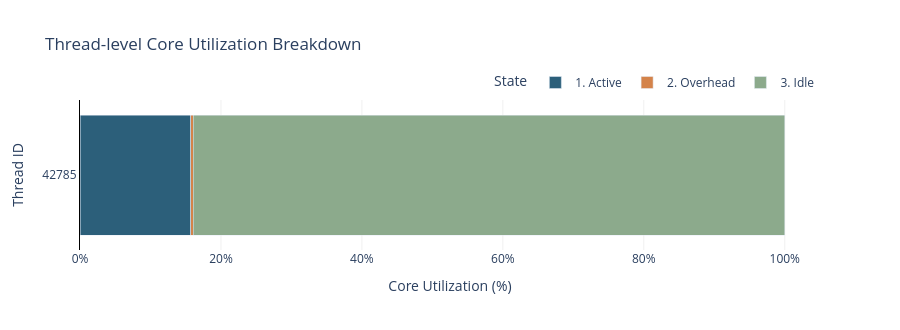

The cell this chart's notebook holds for it:
### Markdown cell above
## 二、 核心资源利用效率分析 (Efficiency Breakdown)

本图表将单核独占的物理时间归一化为 **100%**，并切分为三个互斥状态：
1. **Active (有效功)**: 真正的算法产出时间占比。
2. **Sched Overhead (调度开销)**: 全路径（Wake+Pack+Post+Sleep）的非生产性耗时总和。
3. **Wait/Idle (空闲气泡)**: 核心处于 `cv_wait` 状态，等待任务流或同步信号的时间。

### Code cell
import re
import plotly.express as px
import pandas as pd

def draw_thread_analysis_mixed(df_raw, df_jobs):
    """
    修正版：
    1. 利用率堆叠柱状图：横向 (Horizontal)
    2. 额外开销小提琴图：纵向 (Vertical)
    """
    if df_jobs.empty:
        print("数据为空")
        return

    # --- 1. 数据准备：利用率百分比 ---
    wall_clock = df_raw['t_us'].max() - df_raw['t_us'].min()
    thread_res = []

    for tid in df_jobs['tid'].unique():
        sub = df_jobs[df_jobs['tid'] == tid]
        active_time = sub['algo_us'].sum()
        overhead_time = sub['total_extra_us'].sum()
        # Idle = 总时间 - (算法时间 + 调度总开销)
        idle_time = max(0, wall_clock - (active_time + overhead_time))

        thread_res.append({"tid": tid, "State": "1. Active", "Value": (active_time / wall_clock) * 100})
        thread_res.append({"tid": tid, "State": "2. Overhead", "Value": (overhead_time / wall_clock) * 100})
        thread_res.append({"tid": tid, "State": "3. Idle", "Value": (idle_time / wall_clock) * 100})

    df_util = pd.DataFrame(thread_res)
    # 线程号自然排序 (T0, T1, T2...)
    tids_sorted = sorted(df_jobs["tid"].unique(), key=lambda x: int(re.findall(r'\d+', str(x))[0]))

    # --- 2. 绘制【横向】堆叠利用率图 ---
    fig_util = px.bar(
        df_util,
        x="Value",        # X轴是百分比数值
        y="tid",          # Y轴是线程ID
        color="State",
        orientation='h',  # 横向
        category_orders={"tid": tids_sorted},
        color_discrete_map={
            "1. Active": PLA["Active"],
            "2. Overhead": PLA["Overhead"],
            "3. Idle": PLA["Idle"]
        },
        title="Thread-level Core Utilization Breakdown",
        labels={"Value": "Percentage of Time (%)", "tid": "Thread ID"}
    )

    fig_util.update_layout(
        plot_bgcolor='white',
        barmode='stack',
        xaxis=dict(range=[0, 105], gridcolor='#F0F0F0', ticksuffix="%", title="Core Utilization (%)"),
        yaxis=dict(autorange="reversed", linecolor='black', title="Thread ID"), # T0 在顶端
        legend=dict(orientation="h", yanchor="bottom", y=1.02, xanchor="right", x=1),
        height=300 + (len(tids_sorted) * 30)
    )
    fig_util.show()

# 调用
draw_thread_analysis_mixed(raw_df, analysis_df)

### Figure 1 — Plotly figure (JSON) as saved in the notebook; plotly's stock layout.template omitted (floating-point values rounded to 4 significant figures)
{"data": [{"hovertemplate": "State=1. Active<br>Percentage of Time (%)=%{x}<br>Thread ID=%{y}<extra></extra>", "legendgroup": "1. Active", "marker": {"color": "#2C5F7A", "pattern": {"shape": ""}}, "name": "1. Active", "orientation": "h", "showlegend": true, "textposition": "auto", "x": [15.72], "xaxis": "x", "y": ["42785"], "yaxis": "y", "type": "bar"}, {"hovertemplate": "State=2. Overhead<br>Percentage of Time (%)=%{x}<br>Thread ID=%{y}<extra></extra>", "legendgroup": "2. Overhead", "marker": {"color": "#D4834A", "pattern": {"shape": ""}}, "name": "2. Overhead", "orientation": "h", "showlegend": true, "textposition": "auto", "x": [0.3748], "xaxis": "x", "y": ["42785"], "yaxis": "y", "type": "bar"}, {"hovertemplate": "State=3. Idle<br>Percentage of Time (%)=%{x}<br>Thread ID=%{y}<extra></extra>", "legendgroup": "3. Idle", "marker": {"color": "#8CAA8C", "pattern": {"shape": ""}}, "name": "3. Idle", "orientation": "h", "showlegend": true, "textposition": "auto", "x": [83.91], "xaxis": "x", "y": ["42785"], "yaxis": "y", "type": "bar"}], "layout": {"xaxis": {"anchor": "y", "domain": [0.0, 1.0], "title": {"text": "Core Utilization (%)"}, "range": [0, 105], "gridcolor": "#F0F0F0", "ticksuffix": "%"}, "yaxis": {"anchor": "x", "domain": [0.0, 1.0], "title": {"text": "Thread ID"}, "categoryorder": "array", "categoryarray": ["42785"], "autorange": "reversed", "linecolor": "black"}, "legend": {"title": {"text": "State"}, "tracegroupgap": 0, "orientation": "h", "yanchor": "bottom", "y": 1.02, "xanchor": "right", "x": 1}, "title": {"text": "Thread-level Core Utilization Breakdown"}, "barmode": "stack", "plot_bgcolor": "white", "height": 330}}
